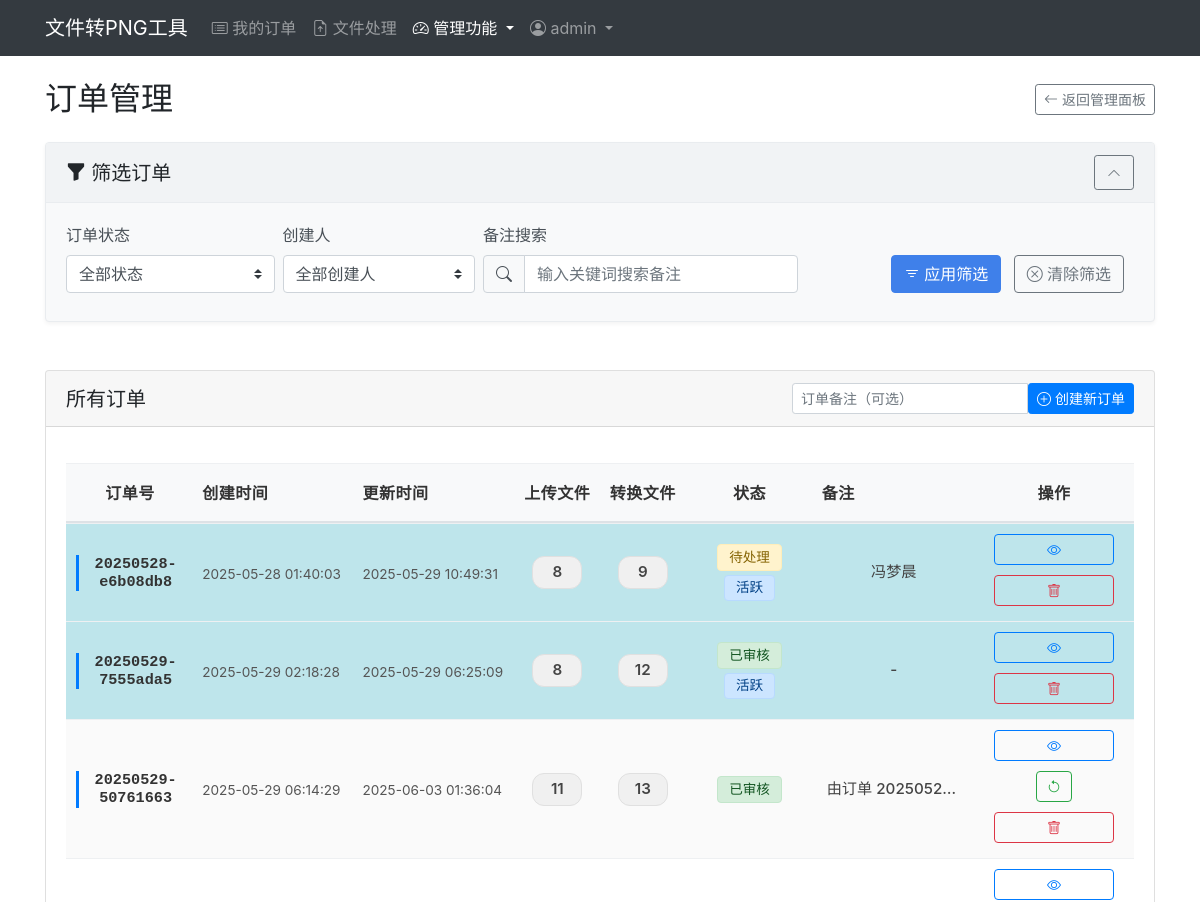
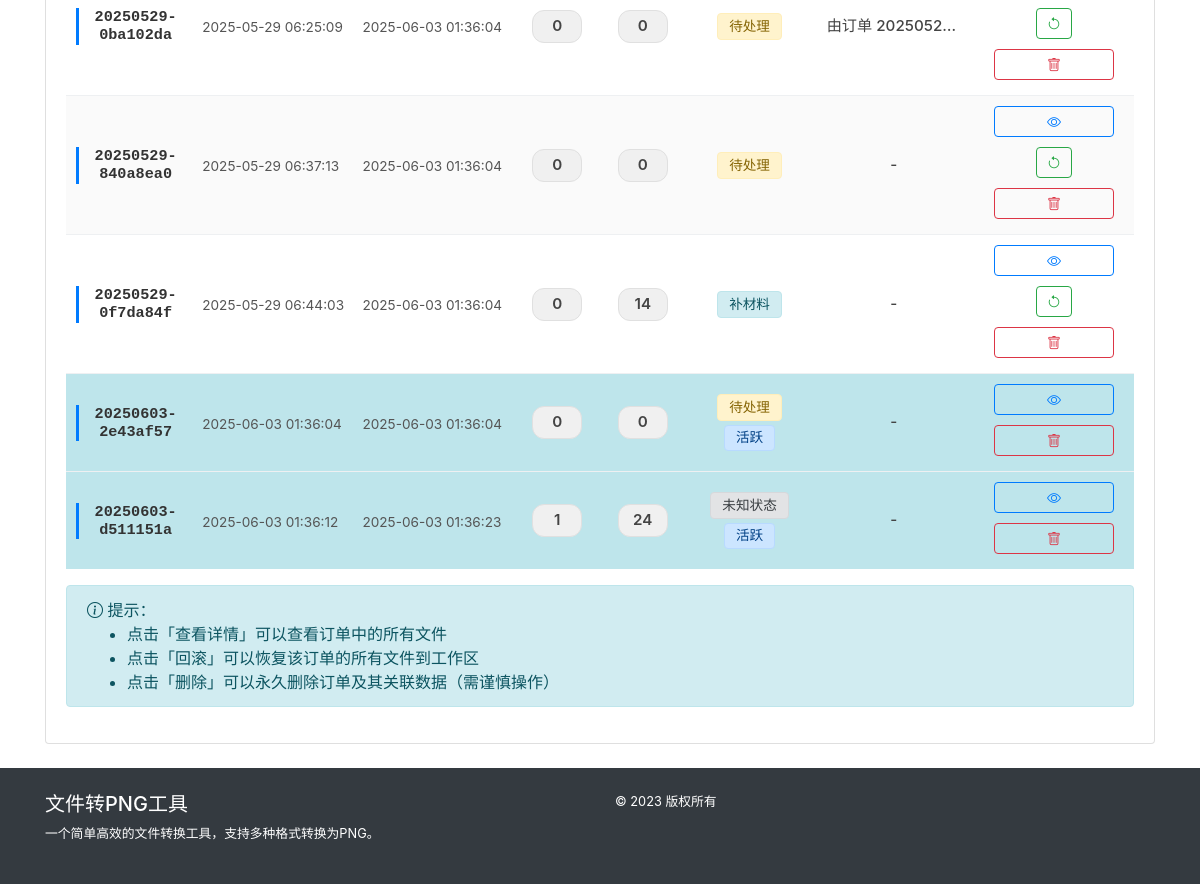
/admin/orders (signed in), run on the app's committed database (2 pictures, top to bottom).
### 2025-05-14-16.25/src/models/models.py (models this page shows, shortened)
class AdminUser(db.Model):
    __tablename__ = 'admin_user'  # 显式指定表名
    id = db.Column(db.Integer, primary_key=True)
    username = db.Column(db.String(50), unique=True, nullable=False)
    password_hash = db.Column(db.String(128), nullable=False)
    is_admin = db.Column(db.Boolean, default=False)  # 默认为普通用户
    email = db.Column(db.String(100), nullable=True)
    full_name = db.Column(db.String(100), nullable=True)
    created_at = db.Column(db.DateTime, default=datetime.datetime.utcnow)
    last_login = db.Column(db.DateTime, nullable=True)
    is_active = db.Column(db.Boolean, default=True)  # 账户是否激活

class Order(db.Model):
    __tablename__ = 'orders'  # 显式指定表名，避免使用SQL保留字'order'
    id = db.Column(db.Integer, primary_key=True)
    order_number = db.Column(db.String(32), unique=True, nullable=False)
    created_at = db.Column(db.DateTime, default=datetime.datetime.utcnow)
    updated_at = db.Column(db.DateTime, default=datetime.datetime.utcnow, onupdate=datetime.datetime.utcnow)
    is_active = db.Column(db.Boolean, default=True)  # 保留此字段以兼容现有代码
    STATUS_PENDING = 'pending'      # 待处理
    STATUS_MATERIAL = 'material'    # 补材料
    STATUS_REVIEWED = 'reviewed'    # 已审核
    STATUS_ACTIVE = 'active'        # 活跃
    STATUS_ARCHIVED = 'archived'    # 归档
    status = db.Column(db.String(20), default=STATUS_PENDING)  # 默认为待处理状态
    note = db.Column(db.Text, nullable=True)
    is_merged = db.Column(db.Boolean, default=False)  # 是否为合并订单
    merged_from = db.Column(db.Text, nullable=True)   # 存储源订单号，以逗号分隔
    user_id = db.Column(db.Integer, db.ForeignKey('admin_user.id'), nullable=True)
    user = db.relationship('AdminUser', backref='orders')
    email_id = db.Column(db.Integer, db.ForeignKey('emails.id'), nullable=True)
    files = db.relationship('UploadedFile', backref='order', lazy=True, cascade="all, delete-orphan")
    conversions = db.relationship('ConvertedFile', backref='order', lazy=True, cascade="all, delete-orphan")
    @property
    def status_display(self):
        status_map = {
            self.STATUS_PENDING: '待处理',
            self.STATUS_MATERIAL: '补材料',
            self.STATUS_REVIEWED: '已审核',
            self.STATUS_ACTIVE: '活跃',
            self.STATUS_ARCHIVED: '归档'
        }
        return status_map.get(self.status, '未知状态')

### 2025-05-14-16.25/src/api/admin_routes.py (the view)
@admin_bp.route('/orders')
@admin_required
def orders():
    orders = OrderService.get_all_orders()
    return render_template('admin/orders.html', orders=orders)

### 2025-05-14-16.25/templates/admin/orders.html (shortened to what this page needs)
{% extends "base.html" %}
{% block content %}
<div class="row">
    <div class="col-12 mb-4">
        <div class="d-flex justify-content-between align-items-center">
            <h2 class="mb-0">订单管理</h2>
            <div>
                <a href="{{ url_for('admin.index') }}" class="btn btn-sm btn-outline-secondary">
                    <i class="bi bi-arrow-left"></i> 返回管理面板
                </a>
            </div>
        </div>
    </div>
    <div class="col-12 mb-4">
        <div class="card filter-card">
            <div class="card-header d-flex justify-content-between align-items-center">
                <h5 class="mb-0"><i class="bi bi-funnel-fill me-1"></i> 筛选订单</h5>
                <a class="btn btn-sm btn-outline-secondary" data-toggle="collapse" href="#filterCollapse" role="button" aria-expanded="true" aria-controls="filterCollapse">
                    <i class="bi bi-chevron-up"></i>
                </a>
            </div>
            <div class="card-body collapse show" id="filterCollapse">
                <div class="row">
                    <div class="col-12">
                        <form method="get" id="filter-form" class="d-flex flex-wrap align-items-end">
                            <div class="form-group mr-2 mb-2">
                                <label for="status" class="form-label">订单状态</label>
                                <select name="status" id="status" class="custom-select">
                                    <option value="">全部状态</option>
                                </select>
                            </div>
                            <div class="form-group mr-2 mb-2">
                                <label for="creator" class="form-label">创建人</label>
                                <select name="creator" id="creator" class="custom-select">
                                    <option value="">全部创建人</option>
                                </select>
                            </div>
                            <div class="form-group mr-2 mb-2">
                                <label for="note_search" class="form-label">备注搜索</label>
                                <div class="input-group">
                                    <div class="input-group-prepend">
                                        <span class="input-group-text"><i class="bi bi-search"></i></span>
                                    </div>
                                    <input type="text" class="form-control" id="note_search" name="note_search" placeholder="输入关键词搜索备注" value="{{ request.args.get('note_search', '') }}">
                                </div>
                            </div>
                            <div class="form-group mb-2 ml-auto">
                                <button type="submit" class="btn btn-primary mr-2">
                                    <i class="bi bi-filter"></i> 应用筛选
                                </button>
                                <a href="{{ url_for('admin.orders') }}" class="btn btn-outline-secondary">
                                    <i class="bi bi-x-circle"></i> 清除筛选
                                </a>
                            </div>
                        </form>
                    </div>
                </div>
            </div>
        </div>
    </div>
    <div class="col-12">
        <div class="card">
            <div class="card-header d-flex justify-content-between align-items-center">
                <h5 class="mb-0">所有订单</h5>
                <form action="{{ url_for('orders.create_order') }}" method="post" class="d-inline">
                    <div class="input-group">
                        <input type="text" name="note" class="form-control form-control-sm" placeholder="订单备注（可选）">
                        <button type="submit" class="btn btn-sm btn-primary">
                            <i class="bi bi-plus-circle"></i> 创建新订单
                        </button>
                    </div>
                </form>
            </div>
            <div class="card-body">
                {% if orders %}
                <div class="table-responsive">
                    <table class="table table-hover table-striped">
                        <thead>
                            <tr>
                                <th width="12%">订单号</th>
                                <th width="15%">创建时间</th>
                                <th width="15%">更新时间</th>
                                <th width="8%" class="text-center">上传文件</th>
                                <th width="8%" class="text-center">转换文件</th>
                                <th width="12%" class="text-center">状态</th>
                                <th width="15%">备注</th>
                                <th width="15%" class="text-center">操作</th>
                            </tr>
                        </thead>
                        <tbody>
                            {% for order in orders %}
                            <tr class="{{ 'table-info' if order.is_active else '' }}">
                                <td class="align-middle">
                                    <span class="order-number text-truncate d-block" title="{{ order.order_number }}">{{ order.order_number }}</span>
                                </td>
                                <td class="align-middle">
                                    <span class="timestamp">{{ order.created_at.strftime('%Y-%m-%d %H:%M:%S') }}</span>
                                </td>
                                <td class="align-middle">
                                    <span class="timestamp">{{ order.updated_at.strftime('%Y-%m-%d %H:%M:%S') }}</span>
                                </td>
                                <td class="align-middle text-center">
                                    <span class="file-count">{{ order.files|length }}</span>
                                </td>
                                <td class="align-middle text-center">
                                    <span class="file-count">{{ order.conversions|length }}</span>
                                </td>
                                <td class="align-middle text-center">
                                    {% if order.status == order.STATUS_PENDING %}
                                    <span class="badge bg-warning">{{ order.status_display }}</span>
                                    {% elif order.status == order.STATUS_MATERIAL %}
                                    <span class="badge bg-info">{{ order.status_display }}</span>
                                    {% elif order.status == order.STATUS_REVIEWED %}
                                    <span class="badge bg-success">{{ order.status_display }}</span>
                                    {% else %}
                                    <span class="badge bg-secondary">{{ order.status_display }}</span>
                                    {% endif %}
                                    {% if order.is_active %}
                                    <span class="badge bg-primary">活跃</span>
                                    {% endif %}
                                </td>
                                <td class="align-middle">
                                    <div class="note-container">
                                        <span class="note-text text-truncate d-block" style="max-width: 100%;" title="{{ order.note }}">{{ order.note or '-' }}</span>
                                    </div>
                                </td>
                                <td class="align-middle text-center">
                                    <div class="action-buttons">
                                        <a href="{{ url_for('orders.order_detail', order_id=order.id) }}" class="btn btn-outline-primary" title="查看详情">
                                            <i class="bi bi-eye"></i>
                                        </a>
                                        {% if not order.is_active %}
                                        <form action="{{ url_for('orders.activate_order', order_id=order.id) }}" method="post" class="d-inline">
                                            <button type="submit" class="btn btn-outline-success" title="回滚到此订单" onclick="return confirm('确定要回滚到此订单吗？这将恢复该订单的所有文件并替换当前工作环境！');">
                                                <i class="bi bi-arrow-counterclockwise"></i>
                                            </button>
                                        </form>
                                        {% endif %}
                                        <button type="button" class="btn btn-outline-danger btn-delete-order" title="删除订单" data-order-number="{{ order.order_number }}">
                                            <i class="bi bi-trash"></i>
                                        </button>
                                    </div>
                                </td>
                            </tr>
                            {% endfor %}
                        </tbody>
                    </table>
                </div>
                <div class="mt-3">
                    <div class="alert alert-info">
                        <i class="bi bi-info-circle me-2"></i> 提示：
                        <ul class="mb-0">
                            <li>点击「查看详情」可以查看订单中的所有文件</li>
                            <li>点击「回滚」可以恢复该订单的所有文件到工作区</li>
                            <li>点击「删除」可以永久删除订单及其关联数据（需谨慎操作）</li>
                        </ul>
                    </div>
                </div>
                {% else %}
                <div class="alert alert-info">
                    <p class="mb-0">暂无订单记录。点击上方按钮创建新订单。</p>
                </div>
                {% endif %}
            </div>
        </div>
    </div>
</div>
{% endblock %}

### 2025-05-14-16.25/templates/base.html (shortened to what this page needs)
<!DOCTYPE html>
<html lang="zh-CN">
<head>
    <link rel="stylesheet" href="https://cdn.jsdelivr.net/npm/bootstrap@4.6.0/dist/css/bootstrap.min.css">
    <link rel="stylesheet" href="https://cdn.jsdelivr.net/npm/bootstrap-icons@1.10.0/font/bootstrap-icons.css">
    <link rel="stylesheet" href="{{ url_for('static', filename='style.css') }}">
</head>
<body>
    <nav class="navbar navbar-expand-lg navbar-dark bg-dark">
        <div class="container">
            <a class="navbar-brand" href="{{ url_for('main.index') }}">文件转PNG工具</a>
            <div class="collapse navbar-collapse" id="navbarSupportedContent">
                <ul class="navbar-nav me-auto mb-2 mb-lg-0">
                    {% if session.get('admin_id') %}
                    <li class="nav-item">
                        <a class="nav-link {% if request.path == '/orders/' %}active{% endif %}" href="{{ url_for('orders.index') }}">
                            <i class="bi bi-card-list"></i> 我的订单
                        </a>
                    </li>
                    {% set current_user_id = session.get('admin_id') %}
                    {% set active_order = get_active_order(current_user_id) %}
                    <li class="nav-item">
                        {% if active_order %}
                        <a class="nav-link {% if request.path == '/' %}active{% endif %}" href="{{ url_for('main.index') }}">
                            <i class="bi bi-file-earmark-arrow-up"></i> 文件处理
                        </a>
                        {% else %}
                        <a class="nav-link disabled" href="#" tabindex="-1" aria-disabled="true">
                            <i class="bi bi-file-earmark-arrow-up"></i> 文件处理 <small>(请先激活订单)</small>
                        </a>
                        {% endif %}
                    </li>
                    {% if session.get('admin_id') and get_current_user() and get_current_user().is_admin %}
                    <li class="nav-item dropdown">
                        <a class="nav-link dropdown-toggle {% if request.path.startswith('/admin') %}active{% endif %}" href="#" id="adminDropdown" role="button" data-toggle="dropdown" aria-expanded="false">
                            <i class="bi bi-speedometer2"></i> 管理功能
                        </a>
                    </li>
                    {% endif %}
                    {% endif %}
                </ul>
                <ul class="navbar-nav">
                    {% if session.get('admin_id') %}
                    <li class="nav-item dropdown">
                        <a class="nav-link dropdown-toggle" href="#" id="userDropdown" role="button" data-toggle="dropdown" aria-expanded="false">
                            <i class="bi bi-person-circle"></i>
                            {{ session.get('admin_username', '用户') }}
                        </a>
                    </li>
                    {% else %}
                    <li class="nav-item">
                        <a class="nav-link" href="{{ url_for('admin.login') }}">
                            <i class="bi bi-box-arrow-in-right"></i> 登录
                        </a>
                    </li>
                    {% endif %}
                </ul>
            </div>
        </div>
    </nav>
    <div class="container my-4">
        {% block content %}{% endblock %}
    </div>
    <footer class="bg-dark text-white py-4 mt-4">
        <div class="container">
            <div class="row">
                <div class="col-md-6">
                    <h5>文件转PNG工具</h5>
                    <p class="small">一个简单高效的文件转换工具，支持多种格式转换为PNG。</p>
                </div>
                <div class="col-md-6 text-md-end">
                    <p class="small mb-0">&copy; 2023 版权所有</p>
                </div>
            </div>
        </div>
    </footer>
</body>
</html>

### data on the page
AdminUser: get "admin"
Order: order_number "20250528-e6b08db8", created_at "2025-05-28 01:40:03", updated_at "2025-05-29 10:49:31", files|length "8", conversions|length "9", status_display "待处理", is_active "活跃", note "冯梦晨"
Order: order_number "20250529-7555ada5", created_at "2025-05-29 02:18:28", updated_at "2025-05-29 06:25:09", files|length "8", conversions|length "12", status_display "已审核", is_active "活跃", note "-"
Order: order_number "20250529-50761663", created_at "2025-05-29 06:14:29", updated_at "2025-06-03 01:36:04", files|length "11", conversions|length "13", status_display "已审核", note "由订单 2025052…"
Order: order_number "20250529-0ba102da", created_at "2025-05-29 06:25:09", updated_at "2025-06-03 01:36:04", files|length "0", conversions|length "0", status_display "待处理", note "由订单 2025052…"
Order: order_number "20250529-840a8ea0", created_at "2025-05-29 06:37:13", updated_at "2025-06-03 01:36:04", files|length "0", conversions|length "0", status_display "待处理", note "-"
Order: order_number "20250529-0f7da84f", created_at "2025-05-29 06:44:03", updated_at "2025-06-03 01:36:04", files|length "0", conversions|length "14", status_display "补材料", note "-"
Order: order_number "20250603-2e43af57", created_at "2025-06-03 01:36:04", updated_at "2025-06-03 01:36:04", files|length "0", conversions|length "0", status_display "待处理", is_active "活跃", note "-"
Order: order_number "20250603-d511151a", created_at "2025-06-03 01:36:12", updated_at "2025-06-03 01:36:23", files|length "1", conversions|length "24", status_display "未知状态", is_active "活跃", note "-"
